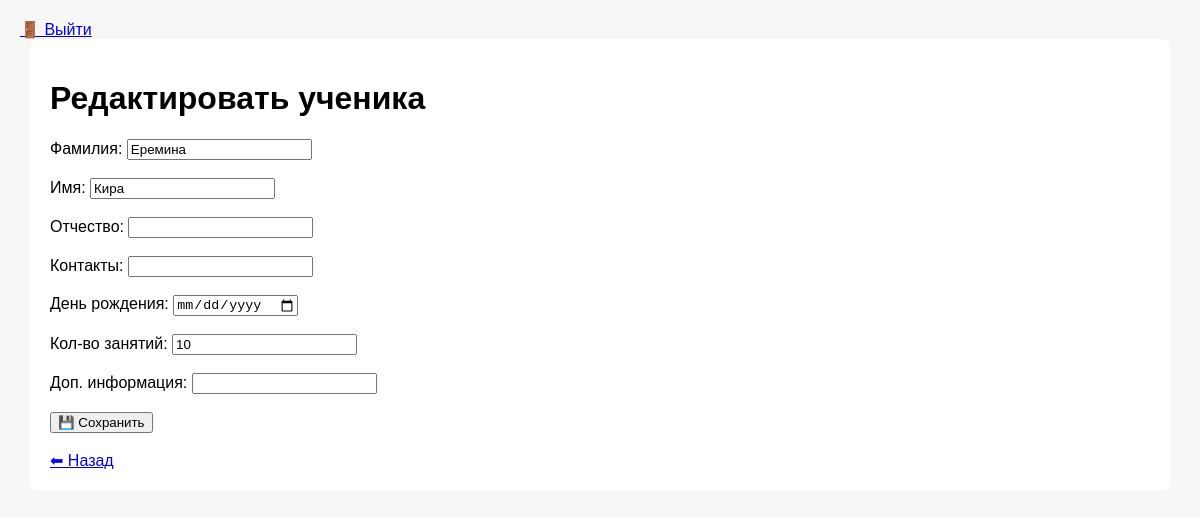
The page /students/edit/52 (signed in) on the database as committed earlier.
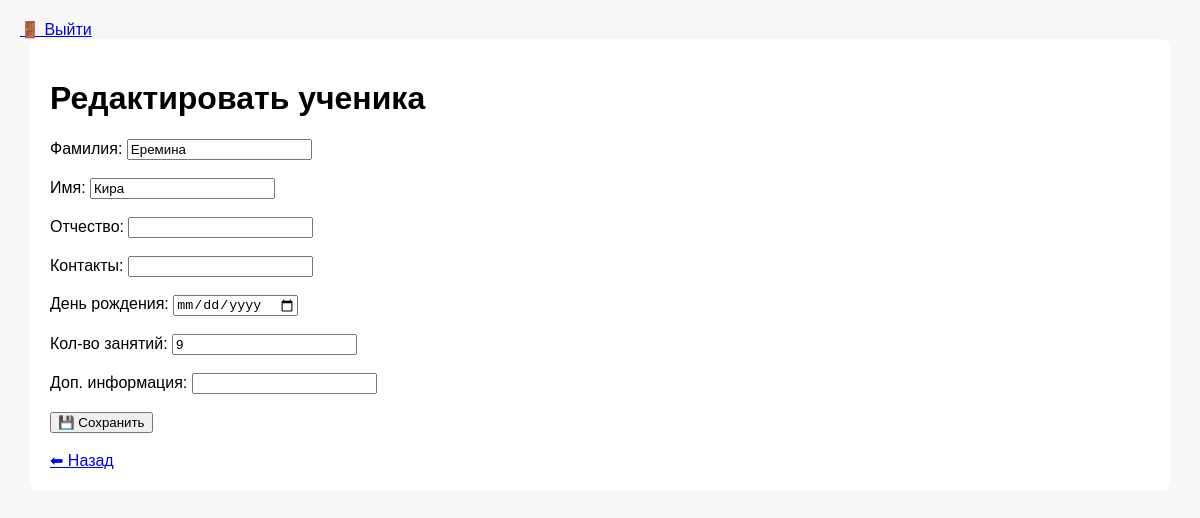
The same page on the database as committed later.
### tables this page shows
CREATE TABLE students
                   (
                       id INTEGER PRIMARY KEY AUTOINCREMENT,
                       first_name TEXT NOT NULL,
                       last_name TEXT NOT NULL,
                       middle_name TEXT,
                       contacts TEXT,
                       birthday TEXT,
                       lessons_count INTEGER,
                       additional_info TEXT,
                       creation_date TEXT
                   );

### app.py (the view)
    def wrapper(*args, **kwargs):
        if "user" not in session:
            return redirect(url_for("login"))
        return fn(*args, **kwargs)

### app.py (called while the page is built, shortened)
def login_required(fn):
    def wrapper(*args, **kwargs):
        if "user" not in session:
            return redirect(url_for("login"))
        return fn(*args, **kwargs)
    wrapper.__name__ = fn.__name__
    return wrapper

@app.route("/students/edit/<int:student_id>", methods=["GET", "POST"])
@login_required
def edit_student(student_id):
    student = db.get_student_by_id(student_id)
    return render_template("edit_student.html", student=student)

### database.py (called while the page is built)
def get_connection():
    conn = sqlite3.connect(DB_NAME)
    conn.row_factory = sqlite3.Row
    return conn

def get_student_by_id(student_id):
    conn = get_connection()
    student = conn.execute("SELECT * FROM students WHERE id=?", (student_id,)).fetchone()
    conn.close()
    return student

### templates/edit_student.html (shortened to what this page needs)
{% extends "base.html" %}
{% block content %}
<h1>Редактировать ученика</h1>
<form method="POST">
    <label>Фамилия: <input type="text" name="last_name" value="{{ student.last_name }}" required></label><br><br>
    <label>Имя: <input type="text" name="first_name" value="{{ student.first_name }}" required></label><br><br>
    <label>Отчество: <input type="text" name="middle_name" value="{{ student.middle_name }}"></label><br><br>
    <label>Контакты: <input type="text" name="contacts" value="{{ student.contacts }}"></label><br><br>
    <label>День рождения: <input type="date" name="birthday" value="{{ student.birthday }}"></label><br><br>
    <label>Кол-во занятий: <input type="number" name="lessons_count" value="{{ student.lessons_count }}"></label><br><br>
    <label>Доп. информация: <input type="text" name="additional_info" value="{{ student.additional_info }}"></label><br><br>
    <button type="submit">💾 Сохранить</button>
</form>
<br>
<a href="{{ url_for('students') }}">⬅ Назад</a>
{% endblock %}

Rows that differ between the two databases and show on the page:
changed students "Еремина": lessons_count "10" → "9"
